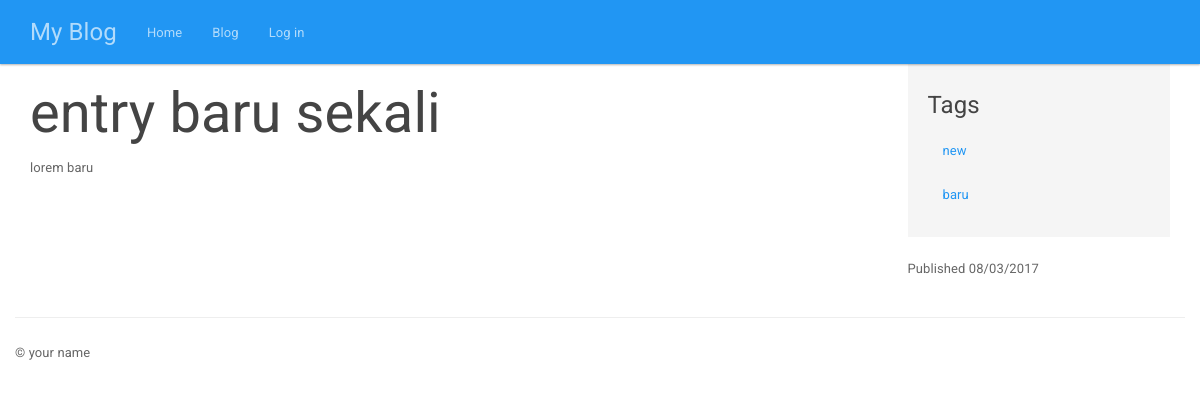
The app's page /entries/entry-baru-sekali/ with its own data.
### models.py (models this page shows, shortened)
class Entry(db.Model):
    STATUS_PUBLIC = 0
    STATUS_DRAFT = 1
    STATUS_DELETED = 2
    id = db.Column(db.Integer, primary_key=True) # primary auto increment
    title = db.Column(db.String(100))
    slug = db.Column(db.String(100), unique=True) # The URL-friendly representation of the title
    body = db.Column(db.Text)
    status = db.Column(db.SmallInteger, default=STATUS_PUBLIC)
    created_timestamp = db.Column(db.DateTime, default = datetime.datetime.now)
    modified_timestamp = db.Column(
        db.DateTime,
        default=datetime.datetime.now,
        onupdate=datetime.datetime.now
    )
    author_id = db.Column(db.Integer, db.ForeignKey("user.id"))
    tags = db.relationship('Tag', secondary=entry_tags,
                           backref=db.backref('entries', lazy='dynamic'))

class Tag(db.Model):
    id = db.Column(db.Integer, primary_key=True)
    name = db.Column(db.String(64))
    slug = db.Column(db.String(64), unique=True)

### entries/blueprint.py (the view)
@entries.route('/<slug>/')
def detail(slug):
	entry = get_entry_or_404(slug)
	return render_template('entries/detail.html', entry=entry)

### app.py (called while the page is built)
@app.before_request
def _before_request():
	g.user = current_user

@app.before_request
def _last_page_visited():
	if "current_page" in session:
		session["last_page"] = session["current_page"]
	session["current_page"] = request.path

### entries/blueprint.py (called while the page is built)
def get_entry_or_404(slug, author=None):
	query = Entry.query.filter(Entry.slug == slug)
	if author:
		query = query.filter(Entry.author == author)
	else:
		query = filter_status_by_user(query)
	return query.first_or_404()

def filter_status_by_user(query):
	if not g.user.is_authenticated:
		query.filter(Entry.status == Entry.STATUS_PUBLIC)
	else:
		query = query.filter(
				(Entry.status == Entry.STATUS_PUBLIC) |
				((Entry.author == g.user) & (Entry.status != Entry.STATUS_DELETED))
		)
	return query

### entries/templates/entries/detail.html (shortened to what this page needs)
{% extends "base.html" %}
{% block content_title %}{{entry.title}}{% endblock %}
{% block sidebar %}
<ul class="well nav nav-list">
	<li>
		<h4>Tags</h4>
	</li>
	{% for tag in entry.tags %}
	<li><a href="{{ url_for('entries.tag_detail', slug=tag.slug) }}">{{ tag.name }}</a></li>
	{% endfor %}
</ul>
<p>Published {{ entry.created_timestamp.strftime('%m/%d/%Y')}}</p>
{% endblock %}
{% block content %}
{{ entry.body }}
{% endblock %}

### templates/base.html (style rules this page uses)
body { padding-top: 60px; }

### records on screen
Entry: title "entry baru sekali", body "lorem baru", created_timestamp "08/03/2017"
Tag: name "new"
Tag: name "baru"
